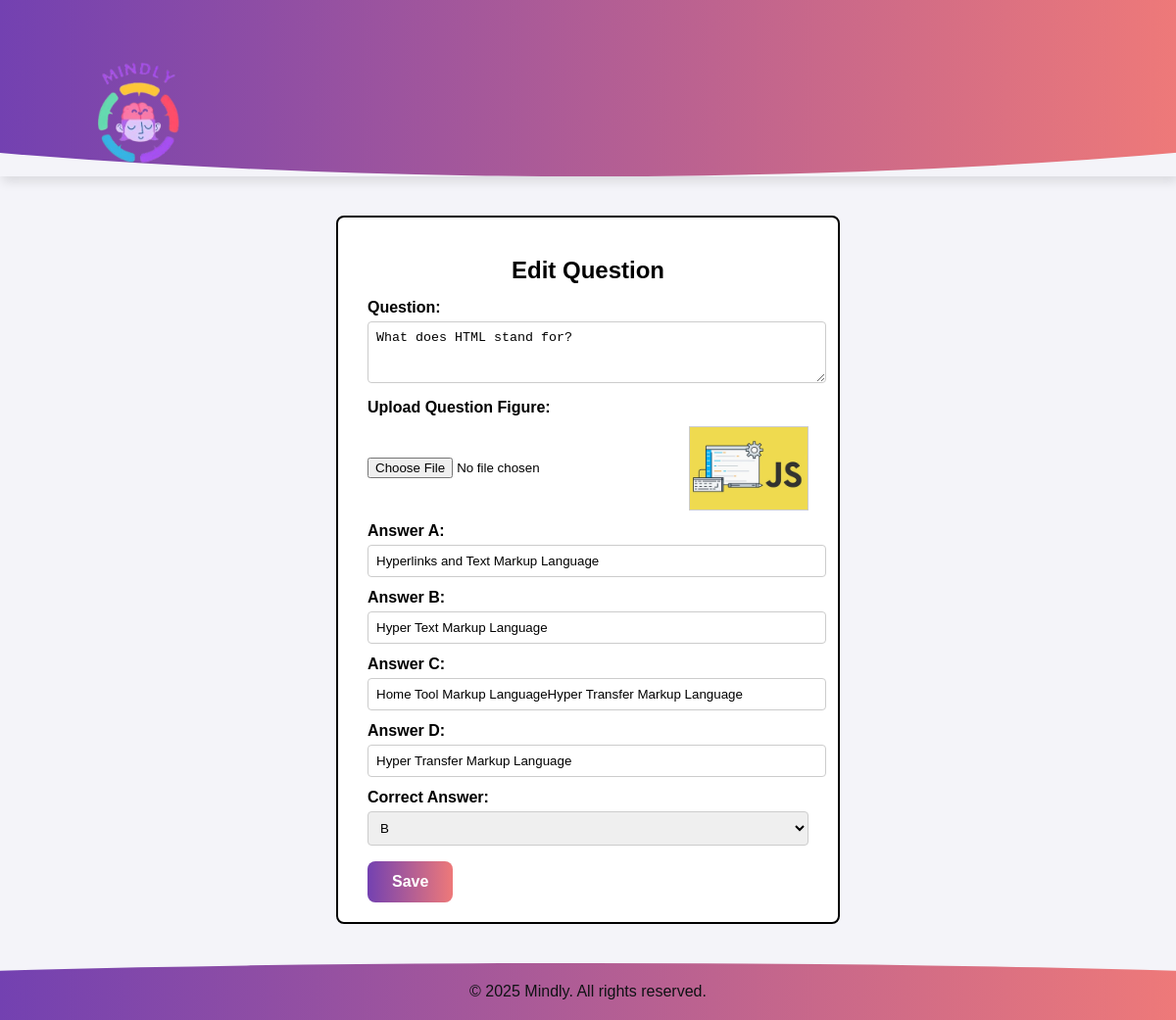
Screenshot of /web2/EditQuestion.php?quiz_id=3341&question_id=1 (signed in) with the database file from the repository.
### tables this page shows
CREATE TABLE `quizquestion` (
  `id` int(11) NOT NULL,
  `quizID` int(11) NOT NULL,
  `question` varchar(500) NOT NULL,
  `questionFigureFileName` varchar(500) NOT NULL,
  `answerA` varchar(500) NOT NULL,
  `answerB` varchar(500) NOT NULL,
  `answerC` varchar(500) NOT NULL,
  `answerD` varchar(500) NOT NULL,
  `correctAnswer` enum('A','B','C','D') NOT NULL
);

### web2/EditQuestion.php (the view, shortened to what this page needs)
<?php
require 'db.php';
$quiz_id = intval($_GET['quiz_id']);
$question_id = intval($_GET['question_id']);
$sql = "SELECT * FROM quizquestion WHERE id = $question_id AND quizID = $quiz_id";
$result = mysqli_query($connection, $sql);
$question = mysqli_fetch_assoc($result);
?>
<!DOCTYPE html>
<html lang="en">
<head>
<link rel="stylesheet" href="style.css">
</head>
<body>
<header>
  <nav>
    <ul>
      <li><a href="Educators_homepage.php"><img src="images/mindly.png" alt="Mindly Logo" /></a></li>
    </ul>
  </nav>
</header>
<div class="container">
  <h2>Edit Question</h2>
  <form method="post" enctype="multipart/form-data">
    <label for="questionText">Question:</label>
    <textarea id="questionText" name="questionText" rows="3"><?php echo htmlspecialchars($question['question']); ?></textarea>
    <label>Upload Question Figure:</label>
    <div class="form-group file-section">
      <input type="file" name="questionImage" id="questionImage" accept="image/*">
      <?php if(!empty($question['questionFigureFileName'])): ?>
        <img id="currentImage" src="uploads/<?php echo htmlspecialchars($question['questionFigureFileName']); ?>" alt="Current Image">
      <?php endif; ?>
    </div>
    <label for="answerA">Answer A:</label>
    <input type="text" name="answerA" value="<?php echo htmlspecialchars($question['answerA']); ?>">
    <label for="answerB">Answer B:</label>
    <input type="text" name="answerB" value="<?php echo htmlspecialchars($question['answerB']); ?>">
    <label for="answerC">Answer C:</label>
    <input type="text" name="answerC" value="<?php echo htmlspecialchars($question['answerC']); ?>">
    <label for="answerD">Answer D:</label>
    <input type="text" name="answerD" value="<?php echo htmlspecialchars($question['answerD']); ?>">
    <label for="correctAnswer">Correct Answer:</label>
    <select name="correctAnswer" id="correctAnswer" required>
      <option value="B" <?php if($question['correctAnswer']=='B') echo 'selected'; ?>>B</option>
    </select>
    <button style="margin-top: 1rem" type="submit" class="button">Save</button>
  </form>
</div>
<footer>
  <p>&copy; 2025 Mindly. All rights reserved.</p>
</footer>
</body>
</html>

### web2/style.css (style rules this page uses)
html { scroll-behavior: smooth; }
body { font-family: Arial, sans-serif; }
header { box-shadow: 2px 6px 10px rgba(0, 0, 0, 0.1); }
nav { min-height: 160px; max-height: 180px; background-image: linear-gradient(to right, #7341b1, #ee7979); clip-path: ellipse(100% 100% at 50% 0%); overflow: hidden; width: 100%; box-shadow: 0 4px 8px rgba(0, 0, 0, 0.1); }
nav li { list-style-type: none; float: left; }
nav img { height: 50%; width: 40%; }
footer { background-image: linear-gradient(to right, #7341b1, #ee7979); clip-path: ellipse(100% 100% at 50% 100%); overflow: visible; width: 100%; box-shadow: 0 6px 12px rgba(0, 0, 0, 0.15); padding: 20px 0; text-align: center; position: relative; }
footer p { margin: 0; font-size: 16px; color: #0f1214; }
button { display: inline-block; padding: 12px 25px; border-radius: 8px; border: none; cursor: pointer; font-size: 16px; font-weight: bold; text-decoration: none; color: #fff; background-image: linear-gradient(to right, #7341b1, #ee7979); transition: background 0.3s ease, transform 0.3s ease; }

### web2/EditQuestion.php (style rules this page uses)
body { font-family: Arial, sans-serif; display: flex; flex-direction: column; min-height: 100vh; margin: 0; background: #f4f4f9; }
.container { background: #fff; padding: 20px 30px; border: 2px solid #000; border-radius: 8px; width: 450px; margin: 40px auto; flex-grow: 1; }
h2 { text-align: center; margin-bottom: 15px; }
label { display: block; margin-top: 12px; font-weight: bold; }
textarea, input[type="text"], select { width: 100%; padding: 8px; margin-top: 5px; border: 1px solid #ccc; border-radius: 4px; }
.file-section { display: flex; align-items: center; justify-content: space-between; margin-top: 10px; }
.file-section img { max-width: 120px; max-height: 100px; border: 1px solid #ccc; margin-left: 10px; }
.button { display: inline-block; padding: 12px 25px; border-radius: 8px; border: none; cursor: pointer; font-size: 16px; font-weight: bold; text-decoration: none; color: #fff; background-image: linear-gradient(to right, #7341b1, #ee7979); transition: background 0.3s ease, transform 0.3s ease; }
footer { background-image: linear-gradient(to right, #7341b1, #ee7979); clip-path: ellipse(100% 100% at 50% 100%); overflow: visible; width: 100%; box-shadow: 0 6px 12px rgba(0, 0, 0, 0.15); padding: 20px 0; text-align: center; }
footer p { margin: 0; font-size: 16px; color: #0f1214; }

### rows the page displays
quizquestion: questionText "What does HTML stand for?", questionFigureFileName (picture), answerA "Hyperlinks and Text Markup Language", answerB "Hyper Text Markup Language", answerC "Home Tool Markup LanguageHyper Transfer Markup Language", answerD "Hyper Transfer Markup Language", correctAnswer "B"
